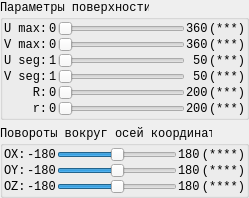
         <widget class="QWidget" name="widget_Expand_SurfaceLocation" native="true">
          <layout class="QVBoxLayout" name="verticalLayout_7">
           <property name="leftMargin">
            <number>0</number>
           </property>
           <property name="topMargin">
            <number>0</number>
           </property>
           <property name="rightMargin">
            <number>0</number>
           </property>
           <property name="bottomMargin">
            <number>0</number>
           </property>
           <item>
            <widget class="QGroupBox" name="groupBox_SurfaceParams">
             <property name="font">
              <font>
               <family>Consolas</family>
              </font>
             </property>
             <property name="title">
              <string>Параметры поверхности</string>
             </property>
             <layout class="QVBoxLayout" name="verticalLayout_6">
              <property name="spacing">
               <number>1</number>
              </property>
              <property name="leftMargin">
               <number>1</number>
              </property>
              <property name="topMargin">
               <number>1</number>
              </property>
              <property name="rightMargin">
               <number>1</number>
              </property>
              <property name="bottomMargin">
               <number>1</number>
              </property>
              <item>
               <layout class="QHBoxLayout" name="horizontalLayout_6">
                <item>
                 <widget class="QLabel" name="label_U_Max">
                  <property name="font">
                   <font>
                    <family>Consolas</family>
                   </font>
                  </property>
                  <property name="text">
                   <string>U max:</string>
                  </property>
                 </widget>
                </item>
                <item>
                 <widget class="QLabel" name="label_10">
                  <property name="font">
                   <font>
                    <family>Consolas</family>
                   </font>
                  </property>
                  <property name="text">
                   <string>0</string>
                  </property>
                 </widget>
                </item>
                <item>
                 <widget class="QSlider" name="slider_U_Max">
                  <property name="font">
                   <font>
                    <family>Consolas</family>
                   </font>
                  </property>
                  <property name="minimum">
                   <number>1</number>
                  </property>
                  <property name="maximum">
                   <number>720</number>
                  </property>
                  <property name="orientation">
                   <enum>Qt::Horizontal</enum>
                  </property>
                 </widget>
                </item>
                <item>
                 <widget class="QLabel" name="label_11">
                  <property name="font">
                   <font>
                    <family>Consolas</family>
                   </font>
                  </property>
                  <property name="text">
                   <string>360</string>
                  </property>
                 </widget>
                </item>
                <item>
                 <widget class="QLabel" name="value_U_Max">
                  <property name="font">
                   <font>
                    <family>Consolas</family>
                   </font>
                  </property>
                  <property name="text">
                   <string>(***)</string>
                  </property>
                 </widget>
                </item>
               </layout>
              </item>
              <item>
               <layout class="QHBoxLayout" name="horizontalLayout_7">
                <item>
                 <widget class="QLabel" name="label_V_Max">
                  <property name="font">
                   <font>
                    <family>Consolas</family>
                   </font>
                  </property>
                  <property name="text">
                   <string>V max:</string>
                  </property>
                 </widget>
                </item>
                <item>
                 <widget class="QLabel" name="label_13">
                  <property name="font">
                   <font>
                    <family>Consolas</family>
                   </font>
                  </property>
                  <property name="text">
                   <string>0</string>
                  </property>
                 </widget>
                </item>
                <item>
                 <widget class="QSlider" name="slider_V_Max">
                  <property name="font">
                   <font>
                    <family>Consolas</family>
                   </font>
                  </property>
                  <property name="minimum">
                   <number>1</number>
                  </property>
                  <property name="maximum">
                   <number>360</number>
                  </property>
                  <property name="orientation">
                   <enum>Qt::Horizontal</enum>
                  </property>
                 </widget>
                </item>
                <item>
                 <widget class="QLabel" name="label_14">
                  <property name="font">
                   <font>
                    <family>Consolas</family>
                   </font>
                  </property>
                  <property name="text">
                   <string>360</string>
                  </property>
                 </widget>
                </item>
                <item>
                 <widget class="QLabel" name="value_V_Max">
                  <property name="font">
                   <font>
                    <family>Consolas</family>
                   </font>
                  </property>
                  <property name="text">
                   <string>(***)</string>
                  </property>
                 </widget>
                </item>
               </layout>
              </item>
              <item>
               <layout class="QHBoxLayout" name="horizontalLayout_9">
                <item>
                 <widget class="QLabel" name="label_U_Interval">
                  <property name="font">
                   <font>
                    <family>Consolas</family>
                   </font>
                  </property>
                  <property name="text">
                   <string>U seg:</string>
                  </property>
                 </widget>
                </item>
                <item>
                 <widget class="QLabel" name="label_16">
                  <property name="font">
                   <font>
                    <family>Consolas</family>
                   </font>
                  </property>
                  <property name="text">
                   <string>1</string>
                  </property>
                 </widget>
                </item>
                <item>
                 <widget class="QSlider" name="slider_U_Interval">
                  <property name="font">
                   <font>
                    <family>Consolas</family>
                   </font>
                  </property>
                  <property name="minimum">
                   <number>1</number>
                  </property>
                  <property name="maximum">
                   <number>50</number>
                  </property>
                  <property name="orientation">
                   <enum>Qt::Horizontal</enum>
                  </property>
                 </widget>
                </item>
                <item>
                 <widget class="QLabel" name="label_17">
                  <property name="font">
                   <font>
                    <family>Consolas</family>
                   </font>
                  </property>
                  <property name="text">
                   <string> 50</string>
                  </property>
                 </widget>
                </item>
                <item>
                 <widget class="QLabel" name="value_U_Interval">
                  <property name="font">
                   <font>
                    <family>Consolas</family>
                   </font>
                  </property>
                  <property name="text">
                   <string>(***)</string>
                  </property>
                 </widget>
                </item>
               </layout>
              </item>
              <item>
               <layout class="QHBoxLayout" name="horizontalLayout_10">
                <item>
                 <widget class="QLabel" name="label_V_Interval">
                  <property name="font">
                   <font>
                    <family>Consolas</family>
                   </font>
                  </property>
                  <property name="text">
                   <string>V seg:</string>
                  </property>
                 </widget>
                </item>
                <item>
                 <widget class="QLabel" name="label_19">
                  <property name="font">
                   <font>
                    <family>Consolas</family>
                   </font>
                  </property>
                  <property name="text">
                   <string>1</string>
                  </property>
                 </widget>
                </item>
                <item>
                 <widget class="QSlider" name="slider_V_Interval">
                  <property name="font">
                   <font>
                    <family>Consolas</family>
                   </font>
                  </property>
                  <property name="minimum">
                   <number>1</number>
                  </property>
                  <property name="maximum">
                   <number>50</number>
                  </property>
                  <property name="orientation">
                   <enum>Qt::Horizontal</enum>
                  </property>
                 </widget>
                </item>
                <item>
                 <widget class="QLabel" name="label_20">
                  <property name="font">
                   <font>
                    <family>Consolas</family>
                   </font>
                  </property>
                  <property name="text">
                   <string> 50</string>
                  </property>
                 </widget>
                </item>
                <item>
                 <widget class="QLabel" name="value_V_Interval">
                  <property name="font">
                   <font>
                    <family>Consolas</family>
                   </font>
                  </property>
                  <property name="text">
                   <string>(***)</string>
                  </property>
                 </widget>
                </item>
               </layout>
              </item>
              <item>
               <layout class="QHBoxLayout" name="horizontalLayout_11">
                <item>
                 <widget class="QLabel" name="label_U_Param">
                  <property name="font">
                   <font>
                    <family>Consolas</family>
                   </font>
                  </property>
                  <property name="text">
                   <string>    R:</string>
                  </property>
                 </widget>
                </item>
                <item>
                 <widget class="QLabel" name="label_22">
                  <property name="font">
                   <font>
                    <family>Consolas</family>
                   </font>
                  </property>
                  <property name="text">
                   <string>0</string>
                  </property>
                 </widget>
                </item>
                <item>
                 <widget class="QSlider" name="slider_U_Param">
                  <property name="font">
                   <font>
                    <family>Consolas</family>
                   </font>
                  </property>
                  <property name="maximum">
                   <number>200</number>
                  </property>
                  <property name="orientation">
                   <enum>Qt::Horizontal</enum>
                  </property>
                 </widget>
                </item>
                <item>
                 <widget class="QLabel" name="label_23">
                  <property name="font">
                   <font>
                    <family>Consolas</family>
                   </font>
                  </property>
                  <property name="text">
                   <string>200</string>
                  </property>
                 </widget>
                </item>
                <item>
                 <widget class="QLabel" name="value_U_Param">
                  <property name="font">
                   <font>
                    <family>Consolas</family>
                   </font>
                  </property>
                  <property name="text">
                   <string>(***)</string>
                  </property>
                 </widget>
                </item>
               </layout>
              </item>
              <item>
               <layout class="QHBoxLayout" name="horizontalLayout_12">
                <item>
                 <widget class="QLabel" name="label_V_Param">
                  <property name="font">
                   <font>
                    <family>Consolas</family>
                   </font>
                  </property>
                  <property name="text">
                   <string>    r:</string>
                  </property>
                 </widget>
                </item>
                <item>
                 <widget class="QLabel" name="label_25">
                  <property name="font">
                   <font>
                    <family>Consolas</family>
                   </font>
                  </property>
                  <property name="text">
                   <string>0</string>
                  </property>
                 </widget>
                </item>
                <item>
                 <widget class="QSlider" name="slider_V_Param">
                  <property name="font">
                   <font>
                    <family>Consolas</family>
                   </font>
                  </property>
                  <property name="maximum">
                   <number>200</number>
                  </property>
                  <property name="orientation">
                   <enum>Qt::Horizontal</enum>
                  </property>
                 </widget>
                </item>
                <item>
                 <widget class="QLabel" name="label_26">
                  <property name="font">
                   <font>
                    <family>Consolas</family>
                   </font>
                  </property>
                  <property name="text">
                   <string>200</string>
                  </property>
                 </widget>
                </item>
                <item>
                 <widget class="QLabel" name="value_V_Param">
                  <property name="font">
                   <font>
                    <family>Consolas</family>
                   </font>
                  </property>
                  <property name="text">
                   <string>(***)</string>
                  </property>
                 </widget>
                </item>
               </layout>
              </item>
             </layout>
            </widget>
           </item>
           <item>
            <widget class="QGroupBox" name="groupBox_Rotate">
             <property name="font">
              <font>
               <family>Consolas</family>
              </font>
             </property>
             <property name="title">
              <string>Повороты вокруг осей координат</string>
             </property>
             <layout class="QVBoxLayout" name="verticalLayout_10">
              <property name="spacing">
               <number>1</number>
              </property>
              <property name="leftMargin">
               <number>1</number>
              </property>
              <property name="topMargin">
               <number>1</number>
              </property>
              <property name="rightMargin">
               <number>1</number>
              </property>
              <property name="bottomMargin">
               <number>1</number>
              </property>
              <item>
               <layout class="QHBoxLayout" name="horizontalLayout_3">
                <item>
                 <widget class="QLabel" name="label_X_Rotate">
                  <property name="font">
                   <font>
                    <family>Consolas</family>
                   </font>
                  </property>
                  <property name="text">
                   <string>OX:</string>
                  </property>
                 </widget>
                </item>
                <item>
                 <widget class="QLabel" name="label_5">
                  <property name="font">
                   <font>
                    <family>Consolas</family>
                   </font>
                  </property>
                  <property name="text">
                   <string>-180</string>
                  </property>
                 </widget>
                </item>
                <item>
                 <widget class="QSlider" name="slider_X_Rotate">
                  <property name="font">
                   <font>
                    <family>Consolas</family>
                   </font>
                  </property>
                  <property name="minimum">
                   <number>-180</number>
                  </property>
                  <property name="maximum">
                   <number>180</number>
                  </property>
                  <property name="orientation">
                   <enum>Qt::Horizontal</enum>
                  </property>
                 </widget>
                </item>
                <item>
                 <widget class="QLabel" name="label_4">
                  <property name="font">
                   <font>
                    <family>Consolas</family>
                   </font>
                  </property>
                  <property name="text">
                   <string>180</string>
                  </property>
                 </widget>
                </item>
                <item>
                 <widget class="QLabel" name="value_X_Rotate">
                  <property name="font">
                   <font>
                    <family>Consolas</family>
                   </font>
                  </property>
                  <property name="text">
                   <string>(****)</string>
                  </property>
                  <property name="alignment">
                   <set>Qt::AlignRight|Qt::AlignTrailing|Qt::AlignVCenter</set>
                  </property>
                 </widget>
                </item>
               </layout>
              </item>
              <item>
               <layout class="QHBoxLayout" name="horizontalLayout_4">
                <item>
                 <widget class="QLabel" name="label_Y_Rotate">
                  <property name="font">
                   <font>
                    <family>Consolas</family>
                   </font>
                  </property>
                  <property name="text">
                   <string>OY:</string>
                  </property>
                 </widget>
                </item>
                <item>
                 <widget class="QLabel" name="label">
                  <property name="font">
                   <font>
                    <family>Consolas</family>
                   </font>
                  </property>
                  <property name="text">
                   <string>-180</string>
                  </property>
                 </widget>
                </item>
                <item>
                 <widget class="QSlider" name="slider_Y_Rotate">
                  <property name="font">
                   <font>
                    <family>Consolas</family>
                   </font>
                  </property>
                  <property name="minimum">
                   <number>-180</number>
                  </property>
                  <property name="maximum">
                   <number>180</number>
                  </property>
                  <property name="orientation">
                   <enum>Qt::Horizontal</enum>
                  </property>
                 </widget>
                </item>
                <item>
                 <widget class="QLabel" name="label_2">
                  <property name="font">
                   <font>
                    <family>Consolas</family>
                   </font>
                  </property>
                  <property name="text">
                   <string>180</string>
                  </property>
                 </widget>
                </item>
                <item>
                 <widget class="QLabel" name="value_Y_Rotate">
                  <property name="font">
                   <font>
                    <family>Consolas</family>
                   </font>
                  </property>
                  <property name="text">
                   <string>(****)</string>
                  </property>
                  <property name="alignment">
                   <set>Qt::AlignRight|Qt::AlignTrailing|Qt::AlignVCenter</set>
                  </property>
                 </widget>
                </item>
               </layout>
              </item>
              <item>
               <layout class="QHBoxLayout" name="horizontalLayout_5">
                <item>
                 <widget class="QLabel" name="label_Z_Rotate">
                  <property name="font">
                   <font>
                    <family>Consolas</family>
                   </font>
                  </property>
                  <property name="text">
                   <string>OZ:</string>
                  </property>
                 </widget>
                </item>
                <item>
                 <widget class="QLabel" name="label_8">
                  <property name="font">
                   <font>
                    <family>Consolas</family>
                   </font>
                  </property>
                  <property name="text">
                   <string>-180</string>
                  </property>
                 </widget>
                </item>
                <item>
                 <widget class="QSlider" name="slider_Z_Rotate">
                  <property name="font">
                   <font>
                    <family>Consolas</family>
                   </font>
                  </property>
                  <property name="minimum">
                   <number>-180</number>
                  </property>
                  <property name="maximum">
                   <number>180</number>
                  </property>
                  <property name="orientation">
                   <enum>Qt::Horizontal</enum>
                  </property>
                 </widget>
                </item>
                <item>
                 <widget class="QLabel" name="label_9">
                  <property name="font">
                   <font>
                    <family>Consolas</family>
                   </font>
                  </property>
                  <property name="text">
                   <string>180</string>
                  </property>
                 </widget>
                </item>
                <item>
                 <widget class="QLabel" name="value_Z_Rotate">
                  <property name="font">
                   <font>
                    <family>Consolas</family>
                   </font>
                  </property>
                  <property name="text">
                   <string>(****)</string>
                  </property>
                  <property name="alignment">
                   <set>Qt::AlignRight|Qt::AlignTrailing|Qt::AlignVCenter</set>
                  </property>
                 </widget>
                </item>
               </layout>
              </item>
             </layout>
            </widget>
           </item>
          </layout>
         </widget>
